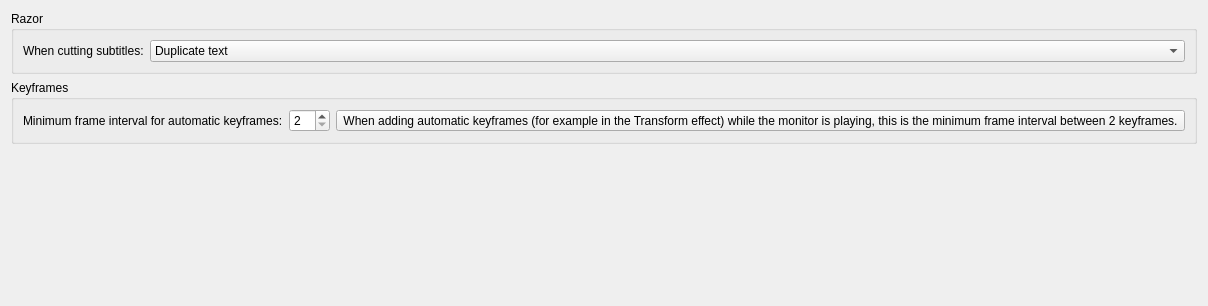
<?xml version="1.0" encoding="UTF-8"?>
<ui version="4.0">
 <author>
SPDX-FileCopyrightText: none
SPDX-License-Identifier: GPL-3.0-only OR LicenseRef-KDE-Accepted-GPL
 </author>
 <class>ConfigTools_UI</class>
 <widget class="QWidget" name="ConfigTools_UI">
  <property name="geometry">
   <rect>
    <x>0</x>
    <y>0</y>
    <width>505</width>
    <height>306</height>
   </rect>
  </property>
  <layout class="QFormLayout" name="formLayout">
   <item row="0" column="0" colspan="2">
    <widget class="QGroupBox" name="groupBox_1">
     <property name="title">
      <string>Razor</string>
     </property>
     <layout class="QGridLayout" name="gridLayout_1">
      <item row="0" column="0">
       <widget class="QLabel" name="label_2">
        <property name="text">
         <string>When cutting subtitles:</string>
        </property>
       </widget>
      </item>
      <item row="0" column="1">
       <widget class="QComboBox" name="kcfg_subtitle_razor_mode">
        <property name="sizePolicy">
         <sizepolicy hsizetype="MinimumExpanding" vsizetype="Fixed">
          <horstretch>0</horstretch>
          <verstretch>0</verstretch>
         </sizepolicy>
        </property>
        <item>
         <property name="text">
          <string>Duplicate text</string>
         </property>
        </item>
        <item>
         <property name="text">
          <string>Split after first line</string>
         </property>
        </item>
       </widget>
      </item>
     </layout>
    </widget>
   </item>
   <item row="2" column="0">
    <spacer name="verticalSpacer">
     <property name="orientation">
      <enum>Qt::Orientation::Vertical</enum>
     </property>
     <property name="sizeHint" stdset="0">
      <size>
       <width>20</width>
       <height>23</height>
      </size>
     </property>
    </spacer>
   </item>
   <item row="1" column="0" colspan="2">
    <widget class="QGroupBox" name="groupBox">
     <property name="title">
      <string>Keyframes</string>
     </property>
     <layout class="QGridLayout" name="gridLayout">
      <item row="0" column="0">
       <widget class="QLabel" name="label">
        <property name="text">
         <string>Minimum frame interval for automatic keyframes:</string>
        </property>
       </widget>
      </item>
      <item row="0" column="3">
       <spacer name="horizontalSpacer">
        <property name="orientation">
         <enum>Qt::Orientation::Horizontal</enum>
        </property>
        <property name="sizeHint" stdset="0">
         <size>
          <width>40</width>
          <height>20</height>
         </size>
        </property>
       </spacer>
      </item>
      <item row="0" column="1">
       <widget class="QSpinBox" name="kcfg_limitAutoKeyframesInterval">
        <property name="minimum">
         <number>2</number>
        </property>
       </widget>
      </item>
      <item row="0" column="2">
       <widget class="KContextualHelpButton" name="kcontextualhelpbutton">
        <property name="text">
         <string>When adding automatic keyframes (for example in the Transform effect) while the monitor is playing, this is the minimum frame interval between 2 keyframes.</string>
        </property>
       </widget>
      </item>
     </layout>
    </widget>
   </item>
  </layout>
 </widget>
 <customwidgets>
  <customwidget>
   <class>KContextualHelpButton</class>
   <extends>QToolButton</extends>
   <header>kcontextualhelpbutton.h</header>
  </customwidget>
 </customwidgets>
 <tabstops>
  <tabstop>kcfg_subtitle_razor_mode</tabstop>
 </tabstops>
 <resources/>
 <connections/>
</ui>
